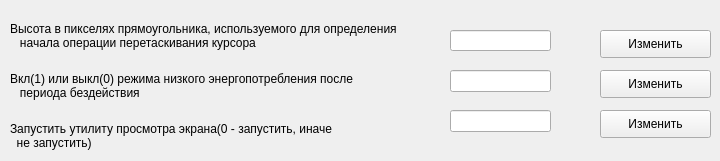
      <widget class="QWidget" name="tab_6">
       <attribute name="title">
        <string>Системные параметры 2</string>
       </attribute>
       <widget class="QLabel" name="label_110">
        <property name="geometry">
         <rect>
          <x>10</x>
          <y>120</y>
          <width>351</width>
          <height>32</height>
         </rect>
        </property>
        <property name="text">
         <string>Запустить утилиту просмотра экрана(0 - запустить, иначе
  не запустить)</string>
        </property>
       </widget>
       <widget class="QLineEdit" name="lineEdit">
        <property name="geometry">
         <rect>
          <x>450</x>
          <y>70</y>
          <width>101</width>
          <height>22</height>
         </rect>
        </property>
       </widget>
       <widget class="QLabel" name="label_108">
        <property name="geometry">
         <rect>
          <x>10</x>
          <y>20</y>
          <width>431</width>
          <height>32</height>
         </rect>
        </property>
        <property name="text">
         <string>Высота в пикселях прямоугольника, используемого для определения 
   начала операции перетаскивания курсора</string>
        </property>
       </widget>
       <widget class="QPushButton" name="pushButton_2">
        <property name="geometry">
         <rect>
          <x>600</x>
          <y>70</y>
          <width>111</width>
          <height>28</height>
         </rect>
        </property>
        <property name="text">
         <string>Изменить</string>
        </property>
       </widget>
       <widget class="QLineEdit" name="lineEdit_2">
        <property name="geometry">
         <rect>
          <x>450</x>
          <y>110</y>
          <width>101</width>
          <height>22</height>
         </rect>
        </property>
       </widget>
       <widget class="QLineEdit" name="lineEdit_3">
        <property name="geometry">
         <rect>
          <x>450</x>
          <y>30</y>
          <width>101</width>
          <height>21</height>
         </rect>
        </property>
       </widget>
       <widget class="QPushButton" name="pushButton">
        <property name="geometry">
         <rect>
          <x>600</x>
          <y>30</y>
          <width>111</width>
          <height>28</height>
         </rect>
        </property>
        <property name="text">
         <string>Изменить</string>
        </property>
       </widget>
       <widget class="QPushButton" name="pushButton_3">
        <property name="geometry">
         <rect>
          <x>600</x>
          <y>110</y>
          <width>111</width>
          <height>28</height>
         </rect>
        </property>
        <property name="text">
         <string>Изменить</string>
        </property>
       </widget>
       <widget class="QLabel" name="label_109">
        <property name="geometry">
         <rect>
          <x>10</x>
          <y>70</y>
          <width>371</width>
          <height>32</height>
         </rect>
        </property>
        <property name="text">
         <string>Вкл(1) или выкл(0) режима низкого энергопотребления после
   периода бездействия</string>
        </property>
       </widget>
      </widget>
